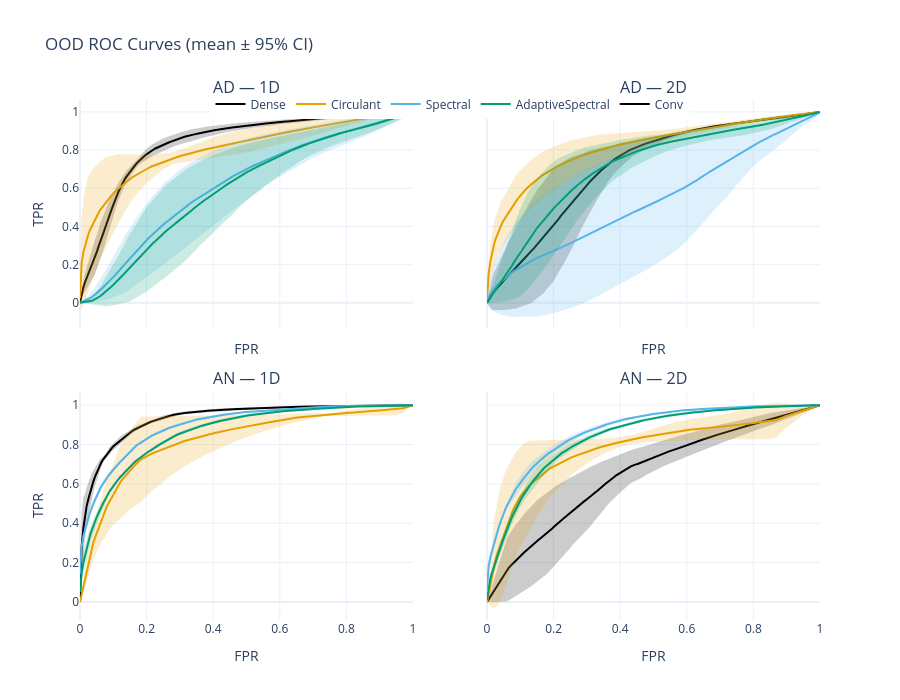

Notebook code cell kept with this figure:
### Code cell
import os
import numpy as np
import plotly.graph_objects as go
from plotly.subplots import make_subplots
from sklearn.metrics import roc_curve, auc
from scipy.stats import sem

# ── CONFIG ─────────────────────────────────────────────────────────────────────
OOD_ROOT = "/Users/josephmargaryan/Desktop/results/OOD"
seeds = ["seed_1", "seed_2", "seed_3"]
inference_types = ["AD", "AN"]
dimensionalities = {
    "1D": {
        "methods": ["dense", "circ", "spectral", "adaptive_spectral"],
        "prefix": {
            "dense":             "dense_OOD",
            "circ":              "circ1d_OOD",
            "spectral":          "spectral1d_OOD",
            "adaptive_spectral": "adaptive_spectral1d_OOD"
        }
    },
    "2D": {
        "methods": ["conv", "circ_2d", "spectral_2d", "adaptive_spectral_2d"],
        "prefix": {
            "conv":                "conv",
            "circ_2d":             "circ2d_OOD",
            "spectral_2d":         "spectral2d_OOD",
            "adaptive_spectral_2d":"adaptive_spectral2d_OOD"
        }
    }
}
display_names = {
    'dense':'Dense','conv':'Conv',
    'circ':'Circulant','circ_2d':'Circulant',
    'spectral':'Spectral','spectral_2d':'Spectral',
    'adaptive_spectral':'AdaptiveSpectral',
    'adaptive_spectral_2d':'AdaptiveSpectral'
}
display_colors = {
    'dense':'#000000','conv':'#000000',
    'circ':'#E69F00','circ_2d':'#E69F00',
    'spectral':'#56B4E9','spectral_2d':'#56B4E9',
    'adaptive_spectral':'#009E73','adaptive_spectral_2d':'#009E73'
}
fpr_grid = np.linspace(0, 1, 200)

def hex_to_rgba(hex_color, alpha=0.2):
    h = hex_color.lstrip("#")
    r, g, b = int(h[0:2],16), int(h[2:4],16), int(h[4:6],16)
    return f"rgba({r},{g},{b},{alpha})"

def load_scores(model_key, seed):
    return np.load(os.path.join(OOD_ROOT, model_key, seed, "scores.npy"))

def load_labels(model_key, seed):
    return np.load(os.path.join(OOD_ROOT, model_key, seed, "labels.npy"))

# ── ROC FIGURE ─────────────────────────────────────────────────────────────────
fig = make_subplots(
    rows=2, cols=2,
    subplot_titles=[f"{inf} — {dim}" for inf in inference_types for dim in dimensionalities],
    shared_xaxes=True, shared_yaxes=True,
    horizontal_spacing=0.1, vertical_spacing=0.12
)

# track which display names have appeared
legend_shown = set()

for i, inf in enumerate(inference_types, start=1):
    for j, dim in enumerate(dimensionalities, start=1):
        cfg = dimensionalities[dim]
        for method in cfg["methods"]:
            folder = f"{cfg['prefix'][method]}_{inf}"
            tprs, aucs = [], []
            for sd in seeds:
                scores = load_scores(folder, sd)
                labels = load_labels(folder, sd)
                fpr, tpr, _ = roc_curve(labels, scores)
                tprs.append(np.interp(fpr_grid, fpr, tpr))
                aucs.append(auc(fpr, tpr))
            tprs = np.array(tprs)
            mean_tpr = tprs.mean(0)
            ci       = 1.96 * sem(tprs, axis=0)

            name  = display_names[method]
            color = display_colors[method]
            rgba  = hex_to_rgba(color, 0.2)

            showleg = name not in legend_shown
            if showleg:
                legend_shown.add(name)

            # mean ROC
            fig.add_trace(
                go.Scatter(
                    x=fpr_grid, y=mean_tpr,
                    mode="lines",
                    name=name,
                    line=dict(color=color, width=2),
                    showlegend=showleg,
                    legendgroup=name
                ),
                row=i, col=j
            )
            # CI band
            fig.add_trace(
                go.Scatter(
                    x=np.concatenate([fpr_grid, fpr_grid[::-1]]),
                    y=np.concatenate([mean_tpr+ci, (mean_tpr-ci)[::-1]]),
                    fill="toself",
                    fillcolor=rgba,
                    line=dict(width=0),
                    hoverinfo="skip",
                    showlegend=False
                ),
                row=i, col=j
            )

        fig.update_xaxes(title_text="FPR", row=i, col=j)
        fig.update_yaxes(title_text="TPR" if j == 1 else None, row=i, col=j)

fig.update_layout(
    title="OOD ROC Curves (mean ± 95% CI)",
    height=700, width=900,
    legend=dict(orientation="h", y=1.02, x=0.5, xanchor="center"),
    template="plotly_white"
)
fig.show()

### Figure 1 — Plotly figure (JSON) as saved in the notebook; plotly's stock layout.template omitted (floating-point values rounded to 4 significant figures; data arrays with more than 128 entries replaced by an {"elided": "..."} marker saying what was removed)
{"data": [{"legendgroup": "Dense", "line": {"color": "#000000", "width": 2}, "mode": "lines", "name": "Dense", "showlegend": true, "type": "scatter", "x": {"elided": "200 float values"}, "xaxis": "x", "y": {"elided": "200 float values"}, "yaxis": "y"}, {"fill": "toself", "fillcolor": "rgba(0,0,0,0.2)", "hoverinfo": "skip", "line": {"width": 0}, "showlegend": false, "type": "scatter", "x": {"elided": "400 float values"}, "xaxis": "x", "y": {"elided": "400 float values"}, "yaxis": "y"}, {"legendgroup": "Circulant", "line": {"color": "#E69F00", "width": 2}, "mode": "lines", "name": "Circulant", "showlegend": true, "type": "scatter", "x": {"elided": "200 float values"}, "xaxis": "x", "y": {"elided": "200 float values"}, "yaxis": "y"}, {"fill": "toself", "fillcolor": "rgba(230,159,0,0.2)", "hoverinfo": "skip", "line": {"width": 0}, "showlegend": false, "type": "scatter", "x": {"elided": "400 float values"}, "xaxis": "x", "y": {"elided": "400 float values"}, "yaxis": "y"}, {"legendgroup": "Spectral", "line": {"color": "#56B4E9", "width": 2}, "mode": "lines", "name": "Spectral", "showlegend": true, "type": "scatter", "x": {"elided": "200 float values"}, "xaxis": "x", "y": {"elided": "200 float values"}, "yaxis": "y"}, {"fill": "toself", "fillcolor": "rgba(86,180,233,0.2)", "hoverinfo": "skip", "line": {"width": 0}, "showlegend": false, "type": "scatter", "x": {"elided": "400 float values"}, "xaxis": "x", "y": {"elided": "400 float values"}, "yaxis": "y"}, {"legendgroup": "AdaptiveSpectral", "line": {"color": "#009E73", "width": 2}, "mode": "lines", "name": "AdaptiveSpectral", "showlegend": true, "type": "scatter", "x": {"elided": "200 float values"}, "xaxis": "x", "y": {"elided": "200 float values"}, "yaxis": "y"}, {"fill": "toself", "fillcolor": "rgba(0,158,115,0.2)", "hoverinfo": "skip", "line": {"width": 0}, "showlegend": false, "type": "scatter", "x": {"elided": "400 float values"}, "xaxis": "x", "y": {"elided": "400 float values"}, "yaxis": "y"}, {"legendgroup": "Conv", "line": {"color": "#000000", "width": 2}, "mode": "lines", "name": "Conv", "showlegend": true, "type": "scatter", "x": {"elided": "200 float values"}, "xaxis": "x2", "y": {"elided": "200 float values"}, "yaxis": "y2"}, {"fill": "toself", "fillcolor": "rgba(0,0,0,0.2)", "hoverinfo": "skip", "line": {"width": 0}, "showlegend": false, "type": "scatter", "x": {"elided": "400 float values"}, "xaxis": "x2", "y": {"elided": "400 float values"}, "yaxis": "y2"}, {"legendgroup": "Circulant", "line": {"color": "#E69F00", "width": 2}, "mode": "lines", "name": "Circulant", "showlegend": false, "type": "scatter", "x": {"elided": "200 float values"}, "xaxis": "x2", "y": {"elided": "200 float values"}, "yaxis": "y2"}, {"fill": "toself", "fillcolor": "rgba(230,159,0,0.2)", "hoverinfo": "skip", "line": {"width": 0}, "showlegend": false, "type": "scatter", "x": {"elided": "400 float values"}, "xaxis": "x2", "y": {"elided": "400 float values"}, "yaxis": "y2"}, {"legendgroup": "Spectral", "line": {"color": "#56B4E9", "width": 2}, "mode": "lines", "name": "Spectral", "showlegend": false, "type": "scatter", "x": {"elided": "200 float values"}, "xaxis": "x2", "y": {"elided": "200 float values"}, "yaxis": "y2"}, {"fill": "toself", "fillcolor": "rgba(86,180,233,0.2)", "hoverinfo": "skip", "line": {"width": 0}, "showlegend": false, "type": "scatter", "x": {"elided": "400 float values"}, "xaxis": "x2", "y": {"elided": "400 float values"}, "yaxis": "y2"}, {"legendgroup": "AdaptiveSpectral", "line": {"color": "#009E73", "width": 2}, "mode": "lines", "name": "AdaptiveSpectral", "showlegend": false, "type": "scatter", "x": {"elided": "200 float values"}, "xaxis": "x2", "y": {"elided": "200 float values"}, "yaxis": "y2"}, {"fill": "toself", "fillcolor": "rgba(0,158,115,0.2)", "hoverinfo": "skip", "line": {"width": 0}, "showlegend": false, "type": "scatter", "x": {"elided": "400 float values"}, "xaxis": "x2", "y": {"elided": "400 float values"}, "yaxis": "y2"}, {"legendgroup": "Dense", "line": {"color": "#000000", "width": 2}, "mode": "lines", "name": "Dense", "showlegend": false, "type": "scatter", "x": {"elided": "200 float values"}, "xaxis": "x3", "y": {"elided": "200 float values"}, "yaxis": "y3"}, {"fill": "toself", "fillcolor": "rgba(0,0,0,0.2)", "hoverinfo": "skip", "line": {"width": 0}, "showlegend": false, "type": "scatter", "x": {"elided": "400 float values"}, "xaxis": "x3", "y": {"elided": "400 float values"}, "yaxis": "y3"}, {"legendgroup": "Circulant", "line": {"color": "#E69F00", "width": 2}, "mode": "lines", "name": "Circulant", "showlegend": false, "type": "scatter", "x": {"elided": "200 float values"}, "xaxis": "x3", "y": {"elided": "200 float values"}, "yaxis": "y3"}, {"fill": "toself", "fillcolor": "rgba(230,159,0,0.2)", "hoverinfo": "skip", "line": {"width": 0}, "showlegend": false, "type": "scatter", "x": {"elided": "400 float values"}, "xaxis": "x3", "y": {"elided": "400 float values"}, "yaxis": "y3"}, {"legendgroup": "Spectral", "line": {"color": "#56B4E9", "width": 2}, "mode": "lines", "name": "Spectral", "showlegend": false, "type": "scatter", "x": {"elided": "200 float values"}, "xaxis": "x3", "y": {"elided": "200 float values"}, "yaxis": "y3"}, {"fill": "toself", "fillcolor": "rgba(86,180,233,0.2)", "hoverinfo": "skip", "line": {"width": 0}, "showlegend": false, "type": "scatter", "x": {"elided": "400 float values"}, "xaxis": "x3", "y": {"elided": "400 float values"}, "yaxis": "y3"}, {"legendgroup": "AdaptiveSpectral", "line": {"color": "#009E73", "width": 2}, "mode": "lines", "name": "AdaptiveSpectral", "showlegend": false, "type": "scatter", "x": {"elided": "200 float values"}, "xaxis": "x3", "y": {"elided": "200 float values"}, "yaxis": "y3"}, {"fill": "toself", "fillcolor": "rgba(0,158,115,0.2)", "hoverinfo": "skip", "line": {"width": 0}, "showlegend": false, "type": "scatter", "x": {"elided": "400 float values"}, "xaxis": "x3", "y": {"elided": "400 float values"}, "yaxis": "y3"}, {"legendgroup": "Conv", "line": {"color": "#000000", "width": 2}, "mode": "lines", "name": "Conv", "showlegend": false, "type": "scatter", "x": {"elided": "200 float values"}, "xaxis": "x4", "y": {"elided": "200 float values"}, "yaxis": "y4"}, {"fill": "toself", "fillcolor": "rgba(0,0,0,0.2)", "hoverinfo": "skip", "line": {"width": 0}, "showlegend": false, "type": "scatter", "x": {"elided": "400 float values"}, "xaxis": "x4", "y": {"elided": "400 float values"}, "yaxis": "y4"}, {"legendgroup": "Circulant", "line": {"color": "#E69F00", "width": 2}, "mode": "lines", "name": "Circulant", "showlegend": false, "type": "scatter", "x": {"elided": "200 float values"}, "xaxis": "x4", "y": {"elided": "200 float values"}, "yaxis": "y4"}, {"fill": "toself", "fillcolor": "rgba(230,159,0,0.2)", "hoverinfo": "skip", "line": {"width": 0}, "showlegend": false, "type": "scatter", "x": {"elided": "400 float values"}, "xaxis": "x4", "y": {"elided": "400 float values"}, "yaxis": "y4"}, {"legendgroup": "Spectral", "line": {"color": "#56B4E9", "width": 2}, "mode": "lines", "name": "Spectral", "showlegend": false, "type": "scatter", "x": {"elided": "200 float values"}, "xaxis": "x4", "y": {"elided": "200 float values"}, "yaxis": "y4"}, {"fill": "toself", "fillcolor": "rgba(86,180,233,0.2)", "hoverinfo": "skip", "line": {"width": 0}, "showlegend": false, "type": "scatter", "x": {"elided": "400 float values"}, "xaxis": "x4", "y": {"elided": "400 float values"}, "yaxis": "y4"}, {"legendgroup": "AdaptiveSpectral", "line": {"color": "#009E73", "width": 2}, "mode": "lines", "name": "AdaptiveSpectral", "showlegend": false, "type": "scatter", "x": {"elided": "200 float values"}, "xaxis": "x4", "y": {"elided": "200 float values"}, "yaxis": "y4"}, {"fill": "toself", "fillcolor": "rgba(0,158,115,0.2)", "hoverinfo": "skip", "line": {"width": 0}, "showlegend": false, "type": "scatter", "x": {"elided": "400 float values"}, "xaxis": "x4", "y": {"elided": "400 float values"}, "yaxis": "y4"}], "layout": {"annotations": [{"font": {"size": 16}, "showarrow": false, "text": "AD — 1D", "x": 0.225, "xanchor": "center", "xref": "paper", "y": 1, "yanchor": "bottom", "yref": "paper"}, {"font": {"size": 16}, "showarrow": false, "text": "AD — 2D", "x": 0.775, "xanchor": "center", "xref": "paper", "y": 1, "yanchor": "bottom", "yref": "paper"}, {"font": {"size": 16}, "showarrow": false, "text": "AN — 1D", "x": 0.225, "xanchor": "center", "xref": "paper", "y": 0.44, "yanchor": "bottom", "yref": "paper"}, {"font": {"size": 16}, "showarrow": false, "text": "AN — 2D", "x": 0.775, "xanchor": "center", "xref": "paper", "y": 0.44, "yanchor": "bottom", "yref": "paper"}], "height": 700, "legend": {"orientation": "h", "x": 0.5, "xanchor": "center", "y": 1.02}, "title": {"text": "OOD ROC Curves (mean ± 95% CI)"}, "width": 900, "xaxis": {"anchor": "y", "domain": [0, 0.45], "matches": "x3", "showticklabels": false, "title": {"text": "FPR"}}, "xaxis2": {"anchor": "y2", "domain": [0.55, 1], "matches": "x4", "showticklabels": false, "title": {"text": "FPR"}}, "xaxis3": {"anchor": "y3", "domain": [0, 0.45], "title": {"text": "FPR"}}, "xaxis4": {"anchor": "y4", "domain": [0.55, 1], "title": {"text": "FPR"}}, "yaxis": {"anchor": "x", "domain": [0.56, 1], "title": {"text": "TPR"}}, "yaxis2": {"anchor": "x2", "domain": [0.56, 1], "matches": "y", "showticklabels": false}, "yaxis3": {"anchor": "x3", "domain": [0, 0.44], "title": {"text": "TPR"}}, "yaxis4": {"anchor": "x4", "domain": [0, 0.44], "matches": "y3", "showticklabels": false}}}
